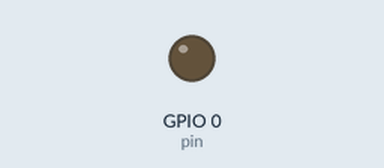
A program run on a simulated ESP32 board running MicroPython. Parts: output pins drawn as LEDs (lit = HIGH).

Above: at 1.15 s.
At 3.5 s:
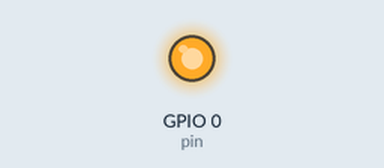
Timing chart, 0 to 5.7 s (numbered marks = the images above):
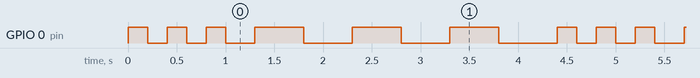

The program:

run.py
```python
from machine import Pin
import time

pin = Pin(0, Pin.OUT)

#Normal Morse Code
#for i in range(100):
#    pin.on()
#    time.sleep(0.5)
#    pin.off()
#    time.sleep(0.5)

def short():
    for i in range(3):
        pin.on()
        time.sleep(0.2)
        pin.off()
        time.sleep(0.2)

def long():
    for i in range(3):
        pin.on()
        time.sleep(0.5)
        pin.off()
        time.sleep(0.5)

#SOS Morse Code
while True:
    short()
    time.sleep(0.1)
    long()
    time.sleep(0.1)
```

Measured:
- by itself, GPIO 0 (pin): repeats every 4.4 s: 2 × (LOW 0.20 s, HIGH 0.20 s), LOW 0.30 s, 2 × (HIGH 0.50 s, LOW 0.50 s), HIGH 0.50 s, LOW 0.60 s, HIGH 0.20 s
- by itself, everything shown: repeats every 4.4 s, in 12 steps
